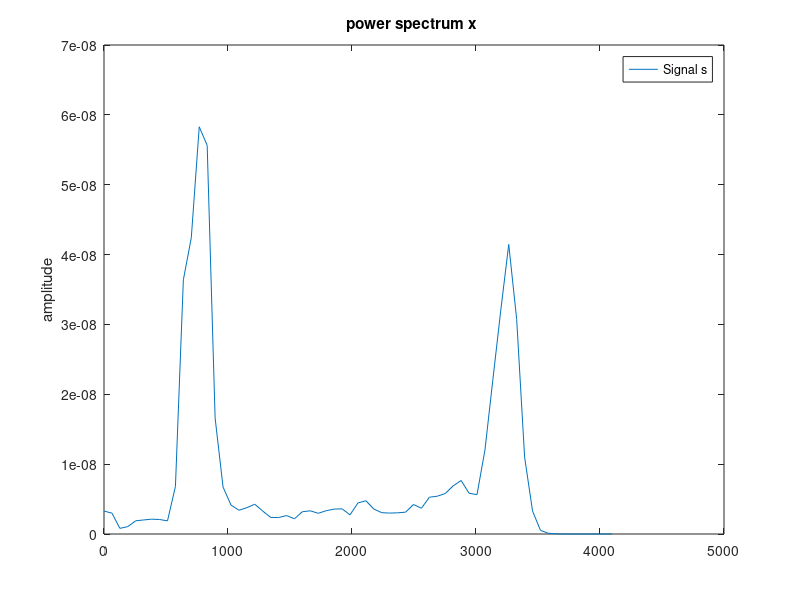

Reproduce this figure in MATLAB. (Note: this script raises an error after producing the figure.)
clear all; close all;
% File sima.mat has the signal s
% and sampling frequency Fs.
% The spectrum reaches frequencies up to 4kHz
% but everything above 1kHz is noise and must be filtered out.
load sima; 
figure; pwelch(s,[],[],[],Fs); legend('Signal s');
% Ideal band pass function H with band 1500kHz-3000kHz
H=[zeros(1,1500) ones(1,1500) zeros(1,2192) ones(1,1500) zeros(1,1500)];
% Impulse response with inverse Fourier transform
% Alternatively, the analytic function Sa(x) can be used
h=ifft(H,'symmetric');
middle=length(h)/2;
h=[h(middle+1:end) h(1:middle)];
h32=h(middle+1-16:middle+17);
h64=h(middle+1-32:middle+33);
h128=h(middle+1-64:middle+65);
% figure; stem([0:length(h64)-1],h64); grid;
% figure; freqz(h64,1); % frequency response of h64
wvtool(h32,h64,h128); % frequency responses of cut h
% side peaks are high!
% Multiply the cut impulse response with windows
% We use h64 with hamming and kaiser windows
wh=hamming(length(h64));
wk=kaiser(length(h64),5);
figure; plot(0:64,wk,'r',0:64,wh,'b'); grid; legend('Kaiser','Hamming');
h_hamming=h64.*wh';
% figure; stem([0:length(h64)-1],h_hamming); grid;
% figure; freqz(h_hamming,1);
h_kaiser=h64.*wk';
wvtool(h64,h_hamming,h_kaiser);
% Filter the signal with each filter
y_rect=conv(s,h64);
figure; pwelch(y_rect,[],[],[],Fs); legend('h64 filter');
y_hamm=conv(s,h_hamming);
figure; pwelch(y_hamm,[],[],[],Fs); legend('Hamming filter');
y_kais=conv(s,h_kaiser);
figure; pwelch(y_kais,[],[],[],Fs); legend('Kaiser filter');
%
% Low pass Parks-MacClellan
f1=1500; f2=3000;
f=2*[0 f1*0.96 f1*1.04 f2*0.98 f2*1.02 Fs/2]/Fs;
hpm=firpm(128, f, [0 0 1 1 0 0]);
figure; freqz(hpm,1); legend('Parks-MacClellan');
s_pm=conv(s,hpm);
figure; pwelch(s_pm,[],[],[],Fs); legend('Parks-MacClellan');
sound(20*s); % listen to the initial signal s
%sound(20*s_lp); % listen to the filtered signal s_lp
%sound(20*s_pm);